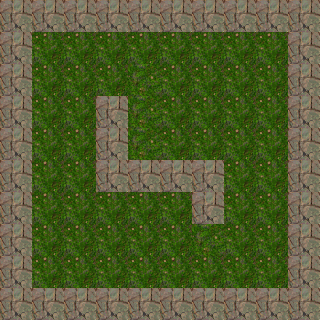

This is a level from a 2D game, rendered from its Tiled map with the project's own tilesets. A one-line summary and the map file follow, with tile-layer data summarised:
An orthogonal 10x10 tile map with 32x32 px tiles, 1 tile layer (Tile Layer 1), 2 tilesets.

<map version="1.0" orientation="orthogonal" width="10" height="10" tilewidth="32" tileheight="32">
 <tileset firstgid="1" name="grass" tilewidth="32" tileheight="32">
  <image source="grass.png" width="128" height="128" />
 </tileset>
 <tileset firstgid="17" name="rocks" tilewidth="32" tileheight="32">
  <properties>
   <property name="blocked" value="true" />
  </properties>
  <image source="rocks.png" width="128" height="128" />
  <tile id="0">
   <properties>
    <property name="blocked" value="true" />
   </properties>
  </tile>
  <tile id="10">
   <properties>
    <property name="blocked" value="true" />
   </properties>
  </tile>
 </tileset>
 <layer name="Tile Layer 1" width="10" height="10">
  <data>[100 cells, 100 non-empty, 3 distinct tile ids]</data>
 </layer>
</map>
